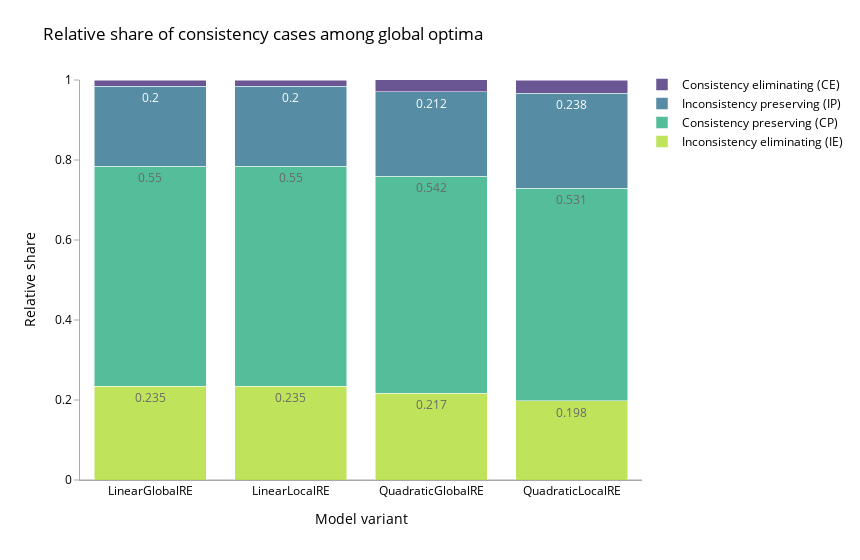
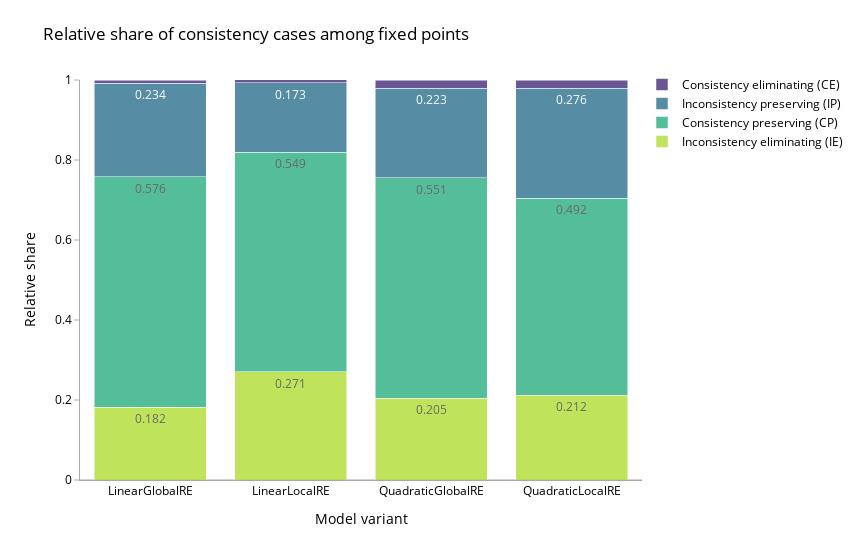

The notebook cell saved with these charts, in order:
### Code cell
barplot(go_overall_results, "go")
barplot(fp_overall_results, "fp")

### Figure 1 — Plotly figure (JSON) as saved in the notebook; plotly's stock layout.template omitted (floating-point values rounded to 4 significant figures)
{"data": [{"alignmentgroup": "True", "hovertemplate": "variable=rel_go_inconsistency_eliminating_case<br>model_name=%{x}<br>value=%{y}<extra></extra>", "legendgroup": "rel_go_inconsistency_eliminating_case", "marker": {"color": "#b0dd31", "pattern": {"shape": ""}}, "name": "Inconsistency eliminating (IE)", "offsetgroup": "rel_go_inconsistency_eliminating_case", "opacity": 0.8, "orientation": "v", "showlegend": true, "textposition": "auto", "texttemplate": "%{y}", "type": "bar", "x": ["LinearGlobalRE", "LinearLocalRE", "QuadraticGlobalRE", "QuadraticLocalRE"], "xaxis": "x", "y": [0.235, 0.235, 0.217, 0.198], "yaxis": "y"}, {"alignmentgroup": "True", "hovertemplate": "variable=rel_go_consistency_preserving_case<br>model_name=%{x}<br>value=%{y}<extra></extra>", "legendgroup": "rel_go_consistency_preserving_case", "marker": {"color": "#29ae80", "pattern": {"shape": ""}}, "name": "Consistency preserving (CP)", "offsetgroup": "rel_go_consistency_preserving_case", "opacity": 0.8, "orientation": "v", "showlegend": true, "textposition": "auto", "texttemplate": "%{y}", "type": "bar", "x": ["LinearGlobalRE", "LinearLocalRE", "QuadraticGlobalRE", "QuadraticLocalRE"], "xaxis": "x", "y": [0.55, 0.55, 0.542, 0.531], "yaxis": "y"}, {"alignmentgroup": "True", "hovertemplate": "variable=rel_go_inconsistency_preserving_case<br>model_name=%{x}<br>value=%{y}<extra></extra>", "legendgroup": "rel_go_inconsistency_preserving_case", "marker": {"color": "#2c718e", "pattern": {"shape": ""}}, "name": "Inconsistency preserving (IP)", "offsetgroup": "rel_go_inconsistency_preserving_case", "opacity": 0.8, "orientation": "v", "showlegend": true, "textposition": "auto", "texttemplate": "%{y}", "type": "bar", "x": ["LinearGlobalRE", "LinearLocalRE", "QuadraticGlobalRE", "QuadraticLocalRE"], "xaxis": "x", "y": [0.2, 0.2, 0.212, 0.238], "yaxis": "y"}, {"alignmentgroup": "True", "hovertemplate": "variable=rel_go_consistency_eliminating_case<br>model_name=%{x}<br>value=%{y}<extra></extra>", "legendgroup": "rel_go_consistency_eliminating_case", "marker": {"color": "#472c7a", "pattern": {"shape": ""}}, "name": "Consistency eliminating (CE)", "offsetgroup": "rel_go_consistency_eliminating_case", "opacity": 0.8, "orientation": "v", "showlegend": true, "textposition": "auto", "texttemplate": "%{y}", "type": "bar", "x": ["LinearGlobalRE", "LinearLocalRE", "QuadraticGlobalRE", "QuadraticLocalRE"], "xaxis": "x", "y": [0.015, 0.015, 0.03, 0.033], "yaxis": "y"}], "layout": {"barmode": "stack", "font": {"color": "black", "size": 12}, "legend": {"orientation": "v", "title": {"text": ""}, "tracegroupgap": 0, "traceorder": "reversed", "x": 1, "xanchor": "left", "y": 1.025}, "margin": {"t": 80}, "title": {"text": "Relative share of consistency cases among global optima"}, "width": 860, "xaxis": {"anchor": "y", "domain": [0, 1], "linecolor": "DarkGrey", "showgrid": false, "showticklabels": true, "title": {"text": "Model variant"}}, "yaxis": {"anchor": "x", "domain": [0, 1], "linecolor": "DarkGrey", "range": [0, 1], "showgrid": false, "tickcolor": "DarkGrey", "ticks": "outside", "title": {"text": "Relative share"}, "zeroline": true, "zerolinecolor": "DarkGrey", "zerolinewidth": 1}}}

### Figure 2 — Plotly figure (JSON) as saved in the notebook; plotly's stock layout.template omitted (floating-point values rounded to 4 significant figures)
{"data": [{"alignmentgroup": "True", "hovertemplate": "variable=rel_fp_inconsistency_eliminating_case<br>model_name=%{x}<br>value=%{y}<extra></extra>", "legendgroup": "rel_fp_inconsistency_eliminating_case", "marker": {"color": "#b0dd31", "pattern": {"shape": ""}}, "name": "Inconsistency eliminating (IE)", "offsetgroup": "rel_fp_inconsistency_eliminating_case", "opacity": 0.8, "orientation": "v", "showlegend": true, "textposition": "auto", "texttemplate": "%{y}", "type": "bar", "x": ["LinearGlobalRE", "LinearLocalRE", "QuadraticGlobalRE", "QuadraticLocalRE"], "xaxis": "x", "y": [0.182, 0.271, 0.205, 0.212], "yaxis": "y"}, {"alignmentgroup": "True", "hovertemplate": "variable=rel_fp_consistency_preserving_case<br>model_name=%{x}<br>value=%{y}<extra></extra>", "legendgroup": "rel_fp_consistency_preserving_case", "marker": {"color": "#29ae80", "pattern": {"shape": ""}}, "name": "Consistency preserving (CP)", "offsetgroup": "rel_fp_consistency_preserving_case", "opacity": 0.8, "orientation": "v", "showlegend": true, "textposition": "auto", "texttemplate": "%{y}", "type": "bar", "x": ["LinearGlobalRE", "LinearLocalRE", "QuadraticGlobalRE", "QuadraticLocalRE"], "xaxis": "x", "y": [0.576, 0.549, 0.551, 0.492], "yaxis": "y"}, {"alignmentgroup": "True", "hovertemplate": "variable=rel_fp_inconsistency_preserving_case<br>model_name=%{x}<br>value=%{y}<extra></extra>", "legendgroup": "rel_fp_inconsistency_preserving_case", "marker": {"color": "#2c718e", "pattern": {"shape": ""}}, "name": "Inconsistency preserving (IP)", "offsetgroup": "rel_fp_inconsistency_preserving_case", "opacity": 0.8, "orientation": "v", "showlegend": true, "textposition": "auto", "texttemplate": "%{y}", "type": "bar", "x": ["LinearGlobalRE", "LinearLocalRE", "QuadraticGlobalRE", "QuadraticLocalRE"], "xaxis": "x", "y": [0.234, 0.173, 0.223, 0.276], "yaxis": "y"}, {"alignmentgroup": "True", "hovertemplate": "variable=rel_fp_consistency_eliminating_case<br>model_name=%{x}<br>value=%{y}<extra></extra>", "legendgroup": "rel_fp_consistency_eliminating_case", "marker": {"color": "#472c7a", "pattern": {"shape": ""}}, "name": "Consistency eliminating (CE)", "offsetgroup": "rel_fp_consistency_eliminating_case", "opacity": 0.8, "orientation": "v", "showlegend": true, "textposition": "auto", "texttemplate": "%{y}", "type": "bar", "x": ["LinearGlobalRE", "LinearLocalRE", "QuadraticGlobalRE", "QuadraticLocalRE"], "xaxis": "x", "y": [0.008, 0.008, 0.021, 0.02], "yaxis": "y"}], "layout": {"barmode": "stack", "font": {"color": "black", "size": 12}, "legend": {"orientation": "v", "title": {"text": ""}, "tracegroupgap": 0, "traceorder": "reversed", "x": 1, "xanchor": "left", "y": 1.025}, "margin": {"t": 80}, "title": {"text": "Relative share of consistency cases among fixed points"}, "width": 860, "xaxis": {"anchor": "y", "domain": [0, 1], "linecolor": "DarkGrey", "showgrid": false, "showticklabels": true, "title": {"text": "Model variant"}}, "yaxis": {"anchor": "x", "domain": [0, 1], "linecolor": "DarkGrey", "range": [0, 1], "showgrid": false, "tickcolor": "DarkGrey", "ticks": "outside", "title": {"text": "Relative share"}, "zeroline": true, "zerolinecolor": "DarkGrey", "zerolinewidth": 1}}}
